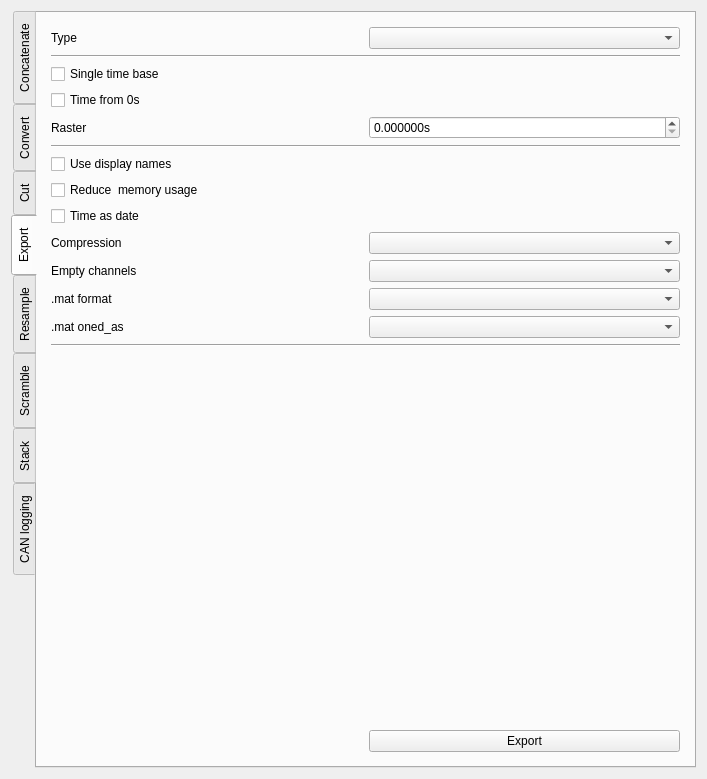
<?xml version="1.0" encoding="UTF-8"?>
<ui version="4.0">
 <class>batch_widget</class>
 <widget class="QWidget" name="batch_widget">
  <property name="geometry">
   <rect>
    <x>0</x>
    <y>0</y>
    <width>707</width>
    <height>779</height>
   </rect>
  </property>
  <property name="windowTitle">
   <string>Form</string>
  </property>
  <layout class="QGridLayout" name="gridLayout_9">
   <item row="0" column="0">
    <widget class="QSplitter" name="splitter">
     <property name="orientation">
      <enum>Qt::Horizontal</enum>
     </property>
     <widget class="QTabWidget" name="aspects">
      <property name="tabPosition">
       <enum>QTabWidget::West</enum>
      </property>
      <property name="currentIndex">
       <number>3</number>
      </property>
      <property name="documentMode">
       <bool>false</bool>
      </property>
      <widget class="QWidget" name="concatenate_tab">
       <attribute name="icon">
        <iconset resource="resource.qrc">
         <normaloff>:/plus.png</normaloff>:/plus.png</iconset>
       </attribute>
       <attribute name="title">
        <string>Concatenate</string>
       </attribute>
       <layout class="QGridLayout" name="gridLayout_7">
        <item row="0" column="0" colspan="2">
         <widget class="QCheckBox" name="concatenate_sync">
          <property name="text">
           <string>Sync using measurements timestamps</string>
          </property>
          <property name="checked">
           <bool>true</bool>
          </property>
         </widget>
        </item>
        <item row="1" column="0" colspan="2">
         <widget class="QCheckBox" name="concatenate_add_samples_origin">
          <property name="text">
           <string>Add samples origin file</string>
          </property>
          <property name="checked">
           <bool>true</bool>
          </property>
         </widget>
        </item>
        <item row="2" column="0">
         <widget class="QLabel" name="label_11">
          <property name="text">
           <string>Output format</string>
          </property>
         </widget>
        </item>
        <item row="2" column="1">
         <widget class="QComboBox" name="concatenate_format"/>
        </item>
        <item row="3" column="0" colspan="2">
         <widget class="Line" name="line_5">
          <property name="orientation">
           <enum>Qt::Horizontal</enum>
          </property>
         </widget>
        </item>
        <item row="4" column="0">
         <widget class="QLabel" name="label_12">
          <property name="text">
           <string>Compression</string>
          </property>
         </widget>
        </item>
        <item row="4" column="1">
         <widget class="QComboBox" name="concatenate_compression"/>
        </item>
        <item row="5" column="0">
         <widget class="QCheckBox" name="concatenate_split">
          <property name="text">
           <string>Split data blocks</string>
          </property>
          <property name="checked">
           <bool>true</bool>
          </property>
         </widget>
        </item>
        <item row="7" column="0" colspan="2">
         <widget class="Line" name="line_6">
          <property name="orientation">
           <enum>Qt::Horizontal</enum>
          </property>
         </widget>
        </item>
        <item row="6" column="1">
         <widget class="QDoubleSpinBox" name="concatenate_split_size">
          <property name="suffix">
           <string>MB</string>
          </property>
          <property name="decimals">
           <number>3</number>
          </property>
          <property name="maximum">
           <double>4.000000000000000</double>
          </property>
         </widget>
        </item>
        <item row="6" column="0">
         <widget class="QLabel" name="label_10">
          <property name="text">
           <string>Split size </string>
          </property>
         </widget>
        </item>
        <item row="9" column="1">
         <widget class="QPushButton" name="concatenate_btn">
          <property name="text">
           <string>Concatenate</string>
          </property>
          <property name="icon">
           <iconset resource="resource.qrc">
            <normaloff>:/plus.png</normaloff>:/plus.png</iconset>
          </property>
         </widget>
        </item>
        <item row="8" column="1">
         <spacer name="verticalSpacer_4">
          <property name="orientation">
           <enum>Qt::Vertical</enum>
          </property>
          <property name="sizeHint" stdset="0">
           <size>
            <width>20</width>
            <height>502</height>
           </size>
          </property>
         </spacer>
        </item>
       </layout>
      </widget>
      <widget class="QWidget" name="convert_tab">
       <attribute name="icon">
        <iconset resource="resource.qrc">
         <normaloff>:/convert.png</normaloff>:/convert.png</iconset>
       </attribute>
       <attribute name="title">
        <string>Convert</string>
       </attribute>
       <attribute name="toolTip">
        <string>conv</string>
       </attribute>
       <layout class="QVBoxLayout" name="verticalLayout_3">
        <item>
         <layout class="QGridLayout" name="gridLayout_2">
          <property name="leftMargin">
           <number>5</number>
          </property>
          <property name="topMargin">
           <number>5</number>
          </property>
          <property name="rightMargin">
           <number>5</number>
          </property>
          <property name="bottomMargin">
           <number>5</number>
          </property>
          <item row="4" column="0">
           <widget class="QLabel" name="label_5">
            <property name="text">
             <string>Split size </string>
            </property>
           </widget>
          </item>
          <item row="0" column="1">
           <widget class="QComboBox" name="convert_format"/>
          </item>
          <item row="1" column="0" colspan="2">
           <widget class="Line" name="line">
            <property name="orientation">
             <enum>Qt::Horizontal</enum>
            </property>
           </widget>
          </item>
          <item row="2" column="1">
           <widget class="QComboBox" name="convert_compression"/>
          </item>
          <item row="3" column="0">
           <widget class="QCheckBox" name="convert_split">
            <property name="text">
             <string>Split data blocks</string>
            </property>
            <property name="checked">
             <bool>true</bool>
            </property>
           </widget>
          </item>
          <item row="4" column="1">
           <widget class="QDoubleSpinBox" name="convert_split_size">
            <property name="suffix">
             <string>MB</string>
            </property>
            <property name="decimals">
             <number>3</number>
            </property>
            <property name="maximum">
             <double>4.000000000000000</double>
            </property>
           </widget>
          </item>
          <item row="0" column="0">
           <widget class="QLabel" name="label_2">
            <property name="text">
             <string>Output format</string>
            </property>
           </widget>
          </item>
          <item row="2" column="0">
           <widget class="QLabel" name="label_3">
            <property name="text">
             <string>Compression</string>
            </property>
           </widget>
          </item>
          <item row="5" column="0" colspan="2">
           <widget class="Line" name="line_2">
            <property name="orientation">
             <enum>Qt::Horizontal</enum>
            </property>
           </widget>
          </item>
          <item row="7" column="1">
           <widget class="QPushButton" name="convert_btn">
            <property name="text">
             <string>Convert</string>
            </property>
            <property name="icon">
             <iconset resource="resource.qrc">
              <normaloff>:/convert.png</normaloff>:/convert.png</iconset>
            </property>
           </widget>
          </item>
          <item row="6" column="1">
           <spacer name="verticalSpacer">
            <property name="orientation">
             <enum>Qt::Vertical</enum>
            </property>
            <property name="sizeHint" stdset="0">
             <size>
              <width>20</width>
              <height>40</height>
             </size>
            </property>
           </spacer>
          </item>
         </layout>
        </item>
       </layout>
      </widget>
      <widget class="QWidget" name="cut_tab">
       <attribute name="icon">
        <iconset resource="resource.qrc">
         <normaloff>:/cut.png</normaloff>:/cut.png</iconset>
       </attribute>
       <attribute name="title">
        <string>Cut</string>
       </attribute>
       <layout class="QVBoxLayout" name="verticalLayout_4">
        <item>
         <layout class="QGridLayout" name="gridLayout_3">
          <property name="leftMargin">
           <number>5</number>
          </property>
          <property name="topMargin">
           <number>5</number>
          </property>
          <property name="rightMargin">
           <number>5</number>
          </property>
          <property name="bottomMargin">
           <number>5</number>
          </property>
          <item row="6" column="0">
           <widget class="QLabel" name="label_6">
            <property name="text">
             <string>Compression</string>
            </property>
           </widget>
          </item>
          <item row="5" column="0">
           <widget class="QLabel" name="label_15">
            <property name="text">
             <string>Output format</string>
            </property>
           </widget>
          </item>
          <item row="5" column="1">
           <widget class="QComboBox" name="cut_format"/>
          </item>
          <item row="0" column="0">
           <widget class="QLabel" name="label_13">
            <property name="text">
             <string>Start</string>
            </property>
           </widget>
          </item>
          <item row="2" column="0" colspan="2">
           <widget class="QCheckBox" name="cut_time_from_zero">
            <property name="text">
             <string>Time from 0s</string>
            </property>
           </widget>
          </item>
          <item row="3" column="0" colspan="2">
           <widget class="QCheckBox" name="whence">
            <property name="text">
             <string>Start relative to first time stamp</string>
            </property>
           </widget>
          </item>
          <item row="1" column="1">
           <widget class="QDoubleSpinBox" name="cut_stop">
            <property name="suffix">
             <string>s</string>
            </property>
            <property name="decimals">
             <number>6</number>
            </property>
            <property name="minimum">
             <double>-999999.000000000000000</double>
            </property>
            <property name="maximum">
             <double>999999.999998999992386</double>
            </property>
           </widget>
          </item>
          <item row="7" column="0">
           <widget class="QCheckBox" name="cut_split">
            <property name="text">
             <string>Split data blocks</string>
            </property>
            <property name="checked">
             <bool>true</bool>
            </property>
           </widget>
          </item>
          <item row="0" column="1">
           <widget class="QDoubleSpinBox" name="cut_start">
            <property name="suffix">
             <string>s</string>
            </property>
            <property name="decimals">
             <number>6</number>
            </property>
            <property name="minimum">
             <double>-999999.000000000000000</double>
            </property>
            <property name="maximum">
             <double>999999.999998999992386</double>
            </property>
           </widget>
          </item>
          <item row="1" column="0">
           <widget class="QLabel" name="label_14">
            <property name="text">
             <string>End</string>
            </property>
           </widget>
          </item>
          <item row="8" column="1">
           <widget class="QDoubleSpinBox" name="cut_split_size">
            <property name="maximum">
             <double>4.000000000000000</double>
            </property>
           </widget>
          </item>
          <item row="6" column="1">
           <widget class="QComboBox" name="cut_compression"/>
          </item>
          <item row="4" column="0" colspan="2">
           <widget class="Line" name="line_3">
            <property name="orientation">
             <enum>Qt::Horizontal</enum>
            </property>
           </widget>
          </item>
          <item row="9" column="0" colspan="2">
           <widget class="Line" name="line_4">
            <property name="orientation">
             <enum>Qt::Horizontal</enum>
            </property>
           </widget>
          </item>
          <item row="8" column="0">
           <widget class="QLabel" name="label_7">
            <property name="text">
             <string>Split size [MB]</string>
            </property>
           </widget>
          </item>
          <item row="10" column="1">
           <spacer name="verticalSpacer_2">
            <property name="orientation">
             <enum>Qt::Vertical</enum>
            </property>
            <property name="sizeHint" stdset="0">
             <size>
              <width>20</width>
              <height>40</height>
             </size>
            </property>
           </spacer>
          </item>
          <item row="11" column="1">
           <widget class="QPushButton" name="cut_btn">
            <property name="text">
             <string>Cut</string>
            </property>
            <property name="icon">
             <iconset resource="resource.qrc">
              <normaloff>:/cut.png</normaloff>:/cut.png</iconset>
            </property>
           </widget>
          </item>
         </layout>
        </item>
       </layout>
      </widget>
      <widget class="QWidget" name="export_tab">
       <attribute name="icon">
        <iconset resource="resource.qrc">
         <normaloff>:/export.png</normaloff>:/export.png</iconset>
       </attribute>
       <attribute name="title">
        <string>Export</string>
       </attribute>
       <layout class="QVBoxLayout" name="verticalLayout_7">
        <item>
         <layout class="QGridLayout" name="gridLayout_6">
          <property name="leftMargin">
           <number>5</number>
          </property>
          <property name="topMargin">
           <number>5</number>
          </property>
          <property name="rightMargin">
           <number>5</number>
          </property>
          <property name="bottomMargin">
           <number>5</number>
          </property>
          <item row="2" column="0">
           <widget class="QCheckBox" name="single_time_base">
            <property name="text">
             <string>Single time base</string>
            </property>
           </widget>
          </item>
          <item row="0" column="1">
           <widget class="QComboBox" name="export_type"/>
          </item>
          <item row="6" column="0">
           <widget class="QCheckBox" name="use_display_names">
            <property name="text">
             <string>Use display names</string>
            </property>
           </widget>
          </item>
          <item row="11" column="1">
           <widget class="QComboBox" name="mat_format"/>
          </item>
          <item row="11" column="0">
           <widget class="QLabel" name="label_18">
            <property name="text">
             <string>.mat format</string>
            </property>
           </widget>
          </item>
          <item row="3" column="0">
           <widget class="QCheckBox" name="time_from_zero">
            <property name="text">
             <string>Time from 0s</string>
            </property>
           </widget>
          </item>
          <item row="7" column="0">
           <widget class="QCheckBox" name="reduce_memory_usage">
            <property name="text">
             <string>Reduce  memory usage</string>
            </property>
           </widget>
          </item>
          <item row="15" column="1">
           <widget class="QPushButton" name="export_btn">
            <property name="text">
             <string>Export</string>
            </property>
            <property name="icon">
             <iconset resource="resource.qrc">
              <normaloff>:/export.png</normaloff>:/export.png</iconset>
            </property>
           </widget>
          </item>
          <item row="4" column="1">
           <widget class="QDoubleSpinBox" name="export_raster">
            <property name="suffix">
             <string>s</string>
            </property>
            <property name="decimals">
             <number>6</number>
            </property>
           </widget>
          </item>
          <item row="14" column="1">
           <spacer name="verticalSpacer_5">
            <property name="orientation">
             <enum>Qt::Vertical</enum>
            </property>
            <property name="sizeHint" stdset="0">
             <size>
              <width>20</width>
              <height>40</height>
             </size>
            </property>
           </spacer>
          </item>
          <item row="9" column="0">
           <widget class="QLabel" name="label_20">
            <property name="text">
             <string>Compression</string>
            </property>
           </widget>
          </item>
          <item row="10" column="0">
           <widget class="QLabel" name="label_19">
            <property name="text">
             <string>Empty channels</string>
            </property>
           </widget>
          </item>
          <item row="9" column="1">
           <widget class="QComboBox" name="export_compression"/>
          </item>
          <item row="1" column="0" colspan="2">
           <widget class="Line" name="line_11">
            <property name="orientation">
             <enum>Qt::Horizontal</enum>
            </property>
           </widget>
          </item>
          <item row="12" column="1">
           <widget class="QComboBox" name="oned_as"/>
          </item>
          <item row="0" column="0">
           <widget class="QLabel" name="label_21">
            <property name="text">
             <string>Type</string>
            </property>
           </widget>
          </item>
          <item row="4" column="0">
           <widget class="QLabel" name="label_22">
            <property name="text">
             <string>Raster</string>
            </property>
           </widget>
          </item>
          <item row="5" column="0" colspan="2">
           <widget class="Line" name="line_9">
            <property name="orientation">
             <enum>Qt::Horizontal</enum>
            </property>
           </widget>
          </item>
          <item row="13" column="0" colspan="2">
           <widget class="Line" name="line_10">
            <property name="orientation">
             <enum>Qt::Horizontal</enum>
            </property>
           </widget>
          </item>
          <item row="10" column="1">
           <widget class="QComboBox" name="empty_channels"/>
          </item>
          <item row="12" column="0">
           <widget class="QLabel" name="label_16">
            <property name="text">
             <string>.mat oned_as</string>
            </property>
           </widget>
          </item>
          <item row="8" column="0">
           <widget class="QCheckBox" name="time_as_date">
            <property name="text">
             <string>Time as date</string>
            </property>
           </widget>
          </item>
         </layout>
        </item>
       </layout>
      </widget>
      <widget class="QWidget" name="resample_tab">
       <attribute name="icon">
        <iconset resource="resource.qrc">
         <normaloff>:/resample.png</normaloff>:/resample.png</iconset>
       </attribute>
       <attribute name="title">
        <string>Resample</string>
       </attribute>
       <layout class="QVBoxLayout" name="verticalLayout_5">
        <item>
         <layout class="QGridLayout" name="gridLayout_4">
          <property name="leftMargin">
           <number>5</number>
          </property>
          <property name="topMargin">
           <number>5</number>
          </property>
          <property name="rightMargin">
           <number>5</number>
          </property>
          <property name="bottomMargin">
           <number>5</number>
          </property>
          <item row="3" column="0">
           <widget class="QLabel" name="label_8">
            <property name="text">
             <string>Compression</string>
            </property>
           </widget>
          </item>
          <item row="5" column="1">
           <widget class="QDoubleSpinBox" name="resample_split_size">
            <property name="suffix">
             <string>MB</string>
            </property>
            <property name="decimals">
             <number>3</number>
            </property>
            <property name="maximum">
             <double>4.000000000000000</double>
            </property>
           </widget>
          </item>
          <item row="4" column="0">
           <widget class="QCheckBox" name="resample_split">
            <property name="text">
             <string>Split data blocks</string>
            </property>
            <property name="checked">
             <bool>true</bool>
            </property>
           </widget>
          </item>
          <item row="3" column="1">
           <widget class="QComboBox" name="resample_compression"/>
          </item>
          <item row="1" column="0">
           <widget class="QLabel" name="label_4">
            <property name="text">
             <string>Output format</string>
            </property>
           </widget>
          </item>
          <item row="1" column="1">
           <widget class="QComboBox" name="resample_format">
            <property name="sizeAdjustPolicy">
             <enum>QComboBox::AdjustToContents</enum>
            </property>
           </widget>
          </item>
          <item row="5" column="0">
           <widget class="QLabel" name="label_9">
            <property name="text">
             <string>Split size</string>
            </property>
           </widget>
          </item>
          <item row="0" column="0">
           <widget class="QLabel" name="label">
            <property name="text">
             <string>Raster</string>
            </property>
           </widget>
          </item>
          <item row="2" column="0">
           <widget class="QCheckBox" name="resample_time_from_zero">
            <property name="text">
             <string>Time from 0s</string>
            </property>
           </widget>
          </item>
          <item row="0" column="1">
           <layout class="QVBoxLayout" name="verticalLayout_2">
            <item>
             <widget class="QGroupBox" name="groupBox">
              <property name="title">
               <string>Raster type</string>
              </property>
              <layout class="QVBoxLayout" name="verticalLayout_9">
               <item>
                <widget class="QRadioButton" name="raster_type_step">
                 <property name="text">
                  <string>step</string>
                 </property>
                 <property name="checked">
                  <bool>true</bool>
                 </property>
                </widget>
               </item>
               <item>
                <widget class="QRadioButton" name="raster_type_channel">
                 <property name="text">
                  <string>channel</string>
                 </property>
                </widget>
               </item>
              </layout>
             </widget>
            </item>
            <item>
             <widget class="QDoubleSpinBox" name="raster">
              <property name="suffix">
               <string>s</string>
              </property>
              <property name="decimals">
               <number>6</number>
              </property>
             </widget>
            </item>
            <item>
             <widget class="QComboBox" name="raster_channel">
              <property name="enabled">
               <bool>false</bool>
              </property>
              <property name="insertPolicy">
               <enum>QComboBox::InsertAtBottom</enum>
              </property>
             </widget>
            </item>
           </layout>
          </item>
          <item row="7" column="1">
           <widget class="QPushButton" name="resample_btn">
            <property name="text">
             <string>Resample</string>
            </property>
            <property name="icon">
             <iconset resource="resource.qrc">
              <normaloff>:/resample.png</normaloff>:/resample.png</iconset>
            </property>
           </widget>
          </item>
          <item row="6" column="1">
           <spacer name="verticalSpacer_3">
            <property name="orientation">
             <enum>Qt::Vertical</enum>
            </property>
            <property name="sizeHint" stdset="0">
             <size>
              <width>20</width>
              <height>40</height>
             </size>
            </property>
           </spacer>
          </item>
         </layout>
        </item>
       </layout>
      </widget>
      <widget class="QWidget" name="scramble_tab">
       <attribute name="icon">
        <iconset resource="resource.qrc">
         <normaloff>:/scramble.png</normaloff>:/scramble.png</iconset>
       </attribute>
       <attribute name="title">
        <string>Scramble</string>
       </attribute>
       <layout class="QGridLayout" name="gridLayout">
        <property name="leftMargin">
         <number>25</number>
        </property>
        <property name="topMargin">
         <number>25</number>
        </property>
        <property name="spacing">
         <number>15</number>
        </property>
        <item row="1" column="2">
         <spacer name="verticalSpacer_6">
          <property name="orientation">
           <enum>Qt::Vertical</enum>
          </property>
          <property name="sizeHint" stdset="0">
           <size>
            <width>20</width>
            <height>572</height>
           </size>
          </property>
         </spacer>
        </item>
        <item row="2" column="2">
         <widget class="QPushButton" name="scramble_btn">
          <property name="text">
           <string>Scramble texts</string>
          </property>
          <property name="icon">
           <iconset resource="resource.qrc">
            <normaloff>:/scramble.png</normaloff>:/scramble.png</iconset>
          </property>
         </widget>
        </item>
        <item row="0" column="1" colspan="2">
         <widget class="QLabel" name="label_17">
          <property name="text">
           <string>Anonymize the measurements: scramble all texts and replace them with random strings</string>
          </property>
          <property name="wordWrap">
           <bool>true</bool>
          </property>
         </widget>
        </item>
       </layout>
      </widget>
      <widget class="QWidget" name="stack_tab">
       <attribute name="icon">
        <iconset resource="resource.qrc">
         <normaloff>:/stack.png</normaloff>:/stack.png</iconset>
       </attribute>
       <attribute name="title">
        <string>Stack</string>
       </attribute>
       <layout class="QGridLayout" name="gridLayout_8">
        <item row="0" column="0" colspan="2">
         <widget class="QCheckBox" name="stack_sync">
          <property name="text">
           <string>Sync using measurements timestamps</string>
          </property>
          <property name="checked">
           <bool>true</bool>
          </property>
         </widget>
        </item>
        <item row="1" column="0" colspan="2">
         <widget class="QCheckBox" name="stack_add_samples_origin">
          <property name="text">
           <string>Add samples origin file</string>
          </property>
          <property name="checked">
           <bool>true</bool>
          </property>
         </widget>
        </item>
        <item row="2" column="0">
         <widget class="QLabel" name="label_26">
          <property name="text">
           <string>Output format</string>
          </property>
         </widget>
        </item>
        <item row="2" column="1">
         <widget class="QComboBox" name="stack_format"/>
        </item>
        <item row="3" column="0" colspan="2">
         <widget class="Line" name="line_8">
          <property name="orientation">
           <enum>Qt::Horizontal</enum>
          </property>
         </widget>
        </item>
        <item row="4" column="0">
         <widget class="QLabel" name="label_25">
          <property name="text">
           <string>Compression</string>
          </property>
         </widget>
        </item>
        <item row="4" column="1">
         <widget class="QComboBox" name="stack_compression"/>
        </item>
        <item row="5" column="0">
         <widget class="QCheckBox" name="stack_split">
          <property name="text">
           <string>Split data blocks</string>
          </property>
          <property name="checked">
           <bool>true</bool>
          </property>
         </widget>
        </item>
        <item row="6" column="0">
         <widget class="QLabel" name="label_23">
          <property name="text">
           <string>Split size </string>
          </property>
         </widget>
        </item>
        <item row="6" column="1">
         <widget class="QDoubleSpinBox" name="stack_split_size">
          <property name="suffix">
           <string>MB</string>
          </property>
          <property name="decimals">
           <number>3</number>
          </property>
          <property name="maximum">
           <double>4.000000000000000</double>
          </property>
         </widget>
        </item>
        <item row="7" column="0" colspan="2">
         <widget class="Line" name="line_7">
          <property name="orientation">
           <enum>Qt::Horizontal</enum>
          </property>
         </widget>
        </item>
        <item row="8" column="1">
         <spacer name="verticalSpacer_7">
          <property name="orientation">
           <enum>Qt::Vertical</enum>
          </property>
          <property name="sizeHint" stdset="0">
           <size>
            <width>20</width>
            <height>502</height>
           </size>
          </property>
         </spacer>
        </item>
        <item row="9" column="1">
         <widget class="QPushButton" name="stack_btn">
          <property name="text">
           <string>Stack</string>
          </property>
          <property name="icon">
           <iconset resource="resource.qrc">
            <normaloff>:/stack.png</normaloff>:/stack.png</iconset>
          </property>
         </widget>
        </item>
       </layout>
      </widget>
      <widget class="QWidget" name="extract_can_tab">
       <attribute name="icon">
        <iconset resource="resource.qrc">
         <normaloff>:/down.png</normaloff>:/down.png</iconset>
       </attribute>
       <attribute name="title">
        <string>CAN logging</string>
       </attribute>
       <layout class="QGridLayout" name="gridLayout_11">
        <item row="0" column="0">
         <widget class="QPushButton" name="load_can_database_btn">
          <property name="text">
           <string>Load CAN database</string>
          </property>
          <property name="icon">
           <iconset resource="resource.qrc">
            <normaloff>:/open.png</normaloff>:/open.png</iconset>
          </property>
         </widget>
        </item>
        <item row="1" column="0" colspan="3">
         <widget class="MinimalListWidget" name="can_database_list"/>
        </item>
        <item row="2" column="0">
         <widget class="QGroupBox" name="groupBox_2">
          <property name="title">
           <string>MDF</string>
          </property>
          <layout class="QGridLayout" name="gridLayout_5">
           <item row="5" column="0" colspan="2">
            <widget class="QPushButton" name="extract_can_btn">
             <property name="text">
              <string>Extract CAN signals</string>
             </property>
             <property name="icon">
              <iconset resource="resource.qrc">
               <normaloff>:/down.png</normaloff>:/down.png</iconset>
             </property>
            </widget>
           </item>
           <item row="0" column="0">
            <widget class="QLabel" name="label__1">
             <property name="text">
              <string>Compression</string>
             </property>
            </widget>
           </item>
           <item row="0" column="1">
            <widget class="QComboBox" name="extract_can_compression">
             <property name="sizeAdjustPolicy">
              <enum>QComboBox::AdjustToContents</enum>
             </property>
            </widget>
           </item>
           <item row="1" column="1">
            <widget class="QComboBox" name="extract_can_format">
             <property name="sizeAdjustPolicy">
              <enum>QComboBox::AdjustToContents</enum>
             </property>
            </widget>
           </item>
           <item row="1" column="0">
            <widget class="QLabel" name="label_24">
             <property name="text">
              <string>Version</string>
             </property>
            </widget>
           </item>
           <item row="2" column="0" colspan="2">
            <widget class="QCheckBox" name="ignore_invalid_signals_mdf">
             <property name="toolTip">
              <string>checks if all samples are eauql to the maximum teoretical signal value</string>
             </property>
             <property name="text">
              <string>Ignore invalid signals</string>
             </property>
            </widget>
           </item>
           <item row="3" column="0">
            <widget class="QLabel" name="label_27">
             <property name="text">
              <string/>
             </property>
            </widget>
           </item>
           <item row="4" column="0" colspan="2">
            <widget class="Line" name="line_12">
             <property name="orientation">
              <enum>Qt::Horizontal</enum>
             </property>
            </widget>
           </item>
          </layout>
         </widget>
        </item>
        <item row="2" column="1">
         <widget class="QGroupBox" name="groupBox_3">
          <property name="title">
           <string>CSV</string>
          </property>
          <layout class="QGridLayout" name="gridLayout_10">
           <item row="1" column="1">
            <widget class="QCheckBox" name="time_from_zero_can">
             <property name="text">
              <string>Time from 0s</string>
             </property>
            </widget>
           </item>
           <item row="4" column="1">
            <widget class="QLabel" name="label_28">
             <property name="text">
              <string>Raster</string>
             </property>
            </widget>
           </item>
           <item row="7" column="1" colspan="3">
            <widget class="Line" name="line_13">
             <property name="orientation">
              <enum>Qt::Horizontal</enum>
             </property>
            </widget>
           </item>
           <item row="4" column="2" colspan="2">
            <widget class="QDoubleSpinBox" name="export_raster_can">
             <property name="suffix">
              <string>s</string>
             </property>
             <property name="decimals">
              <number>6</number>
             </property>
            </widget>
           </item>
           <item row="8" column="1" colspan="3">
            <widget class="QPushButton" name="extract_can_csv_btn">
             <property name="text">
              <string>Export to CSV         </string>
             </property>
             <property name="icon">
              <iconset resource="resource.qrc">
               <normaloff>:/csv.png</normaloff>:/csv.png</iconset>
             </property>
            </widget>
           </item>
           <item row="0" column="1">
            <widget class="QCheckBox" name="single_time_base_can">
             <property name="text">
              <string>Single time base</string>
             </property>
            </widget>
           </item>
           <item row="3" column="1">
            <widget class="QCheckBox" name="ignore_invalid_signals_csv">
             <property name="toolTip">
              <string>checks if all samples are eauql to the maximum teoretical signal value</string>
             </property>
             <property name="text">
              <string>Ignore invalid signals</string>
             </property>
            </widget>
           </item>
           <item row="5" column="2" colspan="2">
            <widget class="QComboBox" name="empty_channels_can"/>
           </item>
           <item row="5" column="1">
            <widget class="QLabel" name="label_29">
             <property name="text">
              <string>Empty channels</string>
             </property>
            </widget>
           </item>
           <item row="2" column="1">
            <widget class="QCheckBox" name="can_time_as_date">
             <property name="text">
              <string>Time as date</string>
             </property>
            </widget>
           </item>
          </layout>
         </widget>
        </item>
        <item row="2" column="2">
         <spacer name="horizontalSpacer_12">
          <property name="orientation">
           <enum>Qt::Horizontal</enum>
          </property>
          <property name="sizeHint" stdset="0">
           <size>
            <width>240</width>
            <height>20</height>
           </size>
          </property>
         </spacer>
        </item>
       </layout>
      </widget>
     </widget>
    </widget>
   </item>
  </layout>
 </widget>
 <customwidgets>
  <customwidget>
   <class>MinimalListWidget</class>
   <extends>QListWidget</extends>
   <header>asammdf/gui/widgets/list.h</header>
  </customwidget>
 </customwidgets>
 <resources>
  <include location="resource.qrc"/>
 </resources>
 <connections/>
</ui>
